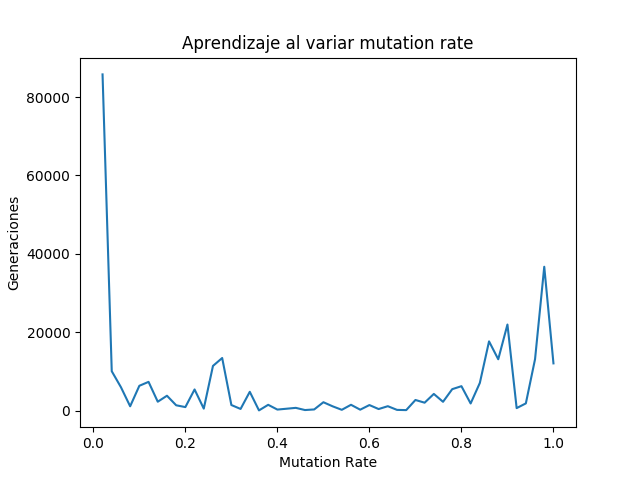

The script that drew this image:
import genetic.generator as generator
import genetic.selection as selection
import genetic.crossover as crossover
import genetic.mutation as mutation

import matplotlib.pyplot as plt
import random

random.seed(42) # So long and thanks for all the fish

def fitness_func(obtained):
    fitness = 0
    for i in range(len(obtained)):
        for j in range(len(obtained)):
            if j == i:
                continue

            a = obtained[i]
            b = obtained[j]

            if (a[0] == b[0]):
                fitness -= 1
            if (a[1] == b[1]):
                fitness -= 1
            if abs(a[0]-b[0]) == abs(a[1]-b[1]):
                fitness -= 1

    return fitness

# Imprime una combinacion de posiciones de reina
# de manera bonita.
def print_board(positions):
    print "\nImprimiendo tablero:\nx:Casilla vacia\no:Reina\n"
    n = len(positions)

    for y in range(n):
        s = ""
        for x in range(n):
            empty = True
            for pos in positions:
                if pos[0] == x and pos[1] == y:
                    empty = False

            if empty:
                s += "x "
            else:
                s += "o "
        print s



n = int(raw_input("Largo del tablero: "))

alphabet = []
generations_taken = []

for i in range(n):
    for j in range(n):
        alphabet.append((i,j))

child_length = n
population_size = 20
top_percent_size = 5

n_tests = 50
for i in range(n_tests):
    random.seed(42)
    mutation_rate = (float(i)+1)/(n_tests+1)
    
    population = generator.generateRandomSet(child_length, alphabet, population_size)
    top_percent = selection.top_elements(population, top_percent_size, fitness_func)
    
    iterations = 0
    while fitness_func(top_percent[0]) < 0:
        c_pool = crossover.generate_childs(population_size, top_percent, crossover.uniform)
        m_pool = mutation.mutate_pool(c_pool,alphabet,mutation_rate) 
        top_percent = selection.top_elements(m_pool, top_percent_size, fitness_func)
        iterations += 1

    print "Se ha encontrado la combinacion luego de", iterations, "generaciones."
    generations_taken.append(iterations)

f, ax = plt.subplots()
ejex = [1.0/ len(generations_taken) + float(x) / len(generations_taken) for x in range(len(generations_taken))]
ax.plot(ejex, generations_taken)
ax.set_xlabel('Mutation Rate')
ax.set_ylabel('Generaciones')
ax.set_title('Aprendizaje al variar mutation rate')
plt.show()
